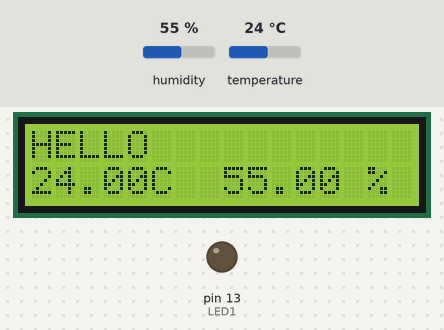
A sketch run on a simulated Arduino Uno, built with avr-gcc and run on an emulated ATmega328P. On the bench: 16×2 character LCD, output pins drawn as LEDs (lit = HIGH). The test bench sets the inputs (shaded band); at power-on: temperature 24 °C, humidity 55 %. What the sketch prints to the serial monitor is not drawn.

Above: at 2.2 s.
2.3 s: temperature set to 28 °C
At 3.8 s:
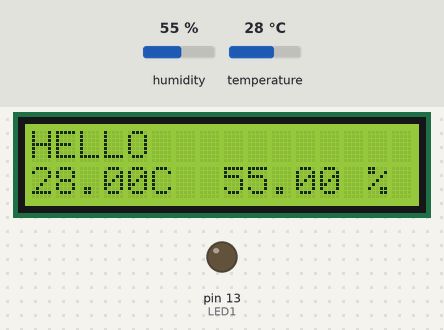
4.2 s: temperature set to 31 °C
At 5.3 s:
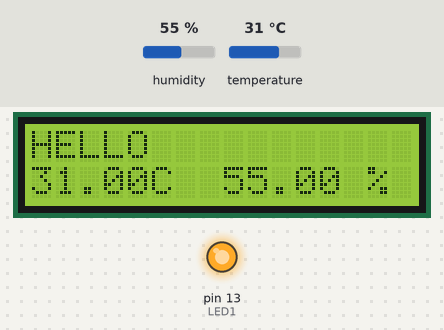
5.9 s: humidity set to 22 %
At 6.7 s:
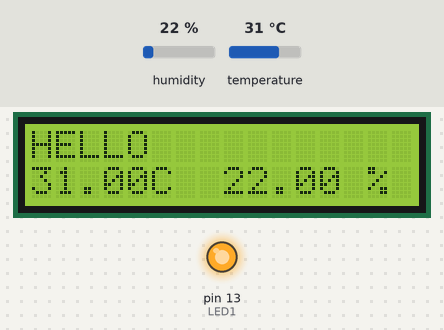
7.6 s: humidity set to 40 %
At 9.2 s:
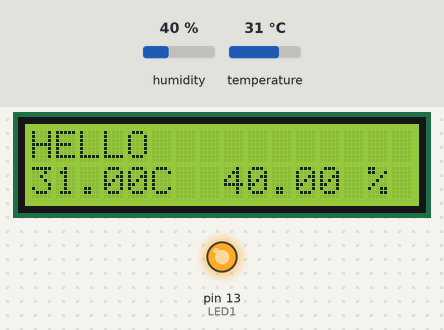
Timing chart, 0 to 10.3 s (numbered marks = the images above; inputs shaded):
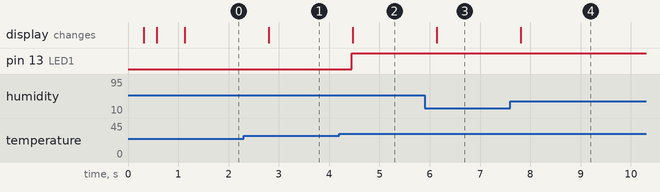

Measured:
- the behaviour switches between 29 and 30 °C on temperature (found by bisection; images 1 and 2)
- after the input at 2.3 s, the display: changes after 0.50 s (image 1)
- after the input at 4.2 s, pin 13 (LED1): LOW → HIGH after 0.25 s; the display: changes after 0.27 s (image 2)
- after the input at 5.9 s, the display: changes after 0.24 s (image 3)
- after the input at 7.6 s, the display: changes after 0.21 s (image 4)

The sketch:

lcd-c-call-phone.ino
```cpp
#include <SoftwareSerial.h>
#include <Wire.h>
#include <LiquidCrystal_I2C.h>
#include <dht.h>
#define dht_dpin 8
dht DHT;
LiquidCrystal_I2C lcd(0x27, 2, 1, 0, 4, 5, 6, 7, 3, POSITIVE);//SDA->A4SCL->A5
SoftwareSerial I2CBT(10,11);//定義PIN10及PIN11分別為RX及TX腳位藍芽
int LED1 = 13;
int LED2 = 2;
int LED3 = 3;
void setup(){
Serial.begin(9600);
I2CBT.begin(9600);
pinMode(LED1,OUTPUT);
lcd.begin(16,2);
lcd.backlight();
delay(250);
lcd.noBacklight();
delay(250);
  lcd.backlight();
  lcd.setCursor(0,0);
  lcd.print("HELLO");
  delay(500);
}
void loop() {
  DHT.read11(dht_dpin);
  lcd.setCursor(0,1);
  lcd.print(DHT.temperature);
  lcd.setCursor(5,1);
  lcd.print("C");
  lcd.setCursor(8,1);
  lcd.print(DHT.humidity);
  lcd.setCursor(14,1);
  lcd.print("%");
Serial.print("Humidity = ");
Serial.print(DHT.humidity);
Serial.print("% ");
Serial.print("temperature = ");
Serial.print(DHT.temperature);
Serial.println("C ");
led();
String a="H:"+String(DHT.humidity)+"\n"+"T:"+String(DHT.temperature)+"\n";
I2CBT.print(a);
   delay(500);
}
```

led.ino
```cpp
void led(){
int t=DHT.temperature;
int h=DHT.humidity;
  if(t>=30){
  digitalWrite(LED1, HIGH);
  }else{
    digitalWrite(LED1, LOW);
    }
}
```
